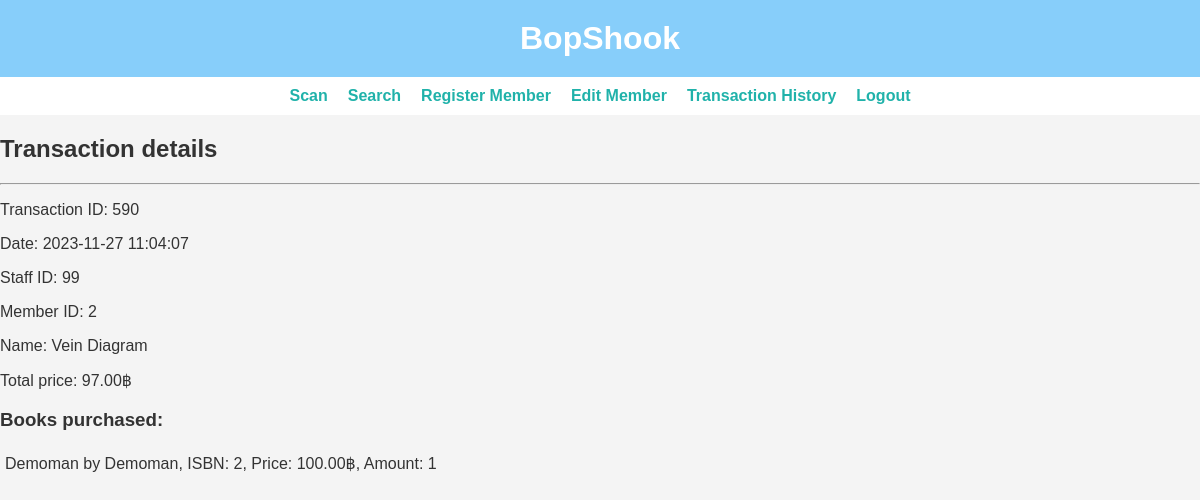
Screenshot of /Bokshoop/transaction_detail.php?transaction_id=590 (signed in) with the database file from the repository.
### tables this page shows
CREATE TABLE `transaction` (
  `transaction_id` int(11) NOT NULL,
  `staff_id` int(11) NOT NULL,
  `member_id` int(11) DEFAULT NULL,
  `totalprice` decimal(8,2) NOT NULL DEFAULT '0.00',
  `transaction_time` timestamp NOT NULL DEFAULT CURRENT_TIMESTAMP
);

CREATE TABLE `member` (
  `member_id` int(11) NOT NULL,
  `member_name` varchar(255) NOT NULL,
  `point` int(11) NOT NULL DEFAULT '0',
  `dob` date NOT NULL,
  `tel_no` varchar(15) DEFAULT NULL
);

CREATE TABLE `transaction_detail` (
  `transaction_id` int(11) NOT NULL,
  `isbn` varchar(13) NOT NULL,
  `amount` int(11) NOT NULL DEFAULT '1'
);

CREATE TABLE `stock` (
  `isbn` varchar(13) NOT NULL,
  `book_title` varchar(255) NOT NULL,
  `author` varchar(255) NOT NULL,
  `category` varchar(255) NOT NULL,
  `price` decimal(5,2) NOT NULL DEFAULT '0.00',
  `amount` int(11) NOT NULL DEFAULT '0'
);

### Bokshoop/transaction_detail.php (the view, shortened to what this page needs)
<?php
require_once("connect.php");
require_once("main.php");
?>
        <h2>Transaction details</h2>
        <hr>
        <?php
        if (isset($_GET['transaction_id'])) {
            $transactionId = $_GET['transaction_id'];
            $transactionDetailQuery = "SELECT td.amount, s.book_title, s.author, s.category, s.isbn, s.price
                                    FROM transaction_detail td
                                    INNER JOIN stock s ON td.isbn = s.isbn
                                    WHERE td.transaction_id = '$transactionId'";
            $transactionDetailResult = mysqli_query($connection, $transactionDetailQuery);
            $transactionQuery = "SELECT t.*, m.member_name
                                FROM transaction t
                                LEFT JOIN member m ON t.member_id = m.member_id
                                WHERE t.transaction_id = '$transactionId'";
            $transactionResult = mysqli_query($connection, $transactionQuery);
            if ($transactionResult && mysqli_num_rows($transactionResult) > 0) {
                $transaction = mysqli_fetch_assoc($transactionResult);
                if ($transaction['member_id'] == null){
                    $tranMem = "None";
                }
                else {
                    $tranMem = $transaction['member_id'];
                }
                echo "<p>Transaction ID: {$transaction['transaction_id']}</p>";
                echo "<p>Date: {$transaction['transaction_time']}</p>";
                echo "<p>Staff ID: {$transaction['staff_id']}</p>";
                echo "<p>Member ID: {$tranMem}</p>";
                if ($tranMem!="None"){
                    echo "<p>Name: {$transaction['member_name']}</p>";
                }
                echo "<p>Total price: {$transaction['totalprice']}฿</p>";
                if ($transactionDetailResult && mysqli_num_rows($transactionDetailResult) > 0) {
                    echo '<h3>Books purchased:</h3>';
                    echo '<ul style="display: flex; flex-direction: column;">';
                    while ($book = mysqli_fetch_assoc($transactionDetailResult)) {
                        echo '<li style = "margin: 5px;">';
                        echo "{$book['book_title']} by {$book['author']}, ISBN: {$book['isbn']}, Price: {$book['price']}฿, Amount: {$book['amount']}";
                        echo '</li>';
                    }
                    echo '</ul>';
                } else {
                    echo "No books purchased in this transaction yet.";
                }
            } else {
                echo "Transaction details not found.";
            }
        } else {
            echo "Transaction ID not provided.";
        }
        ?>
</body>

### Bokshoop/main.php (style rules this page uses)
body { font-family: 'Arial', sans-serif; margin: 0; padding: 0; background-color: #f4f4f4; color: #333; }
ul { list-style: none; padding: 0; margin: 0; display: flex; justify-content: center; }
li { margin: 0 10px; }

### rows the page displays
transaction: transaction_id "590", transaction_time "2023-11-27 11:04:07", staff "99", member "2", member.member_name "Vein Diagram", totalprice "97.00"
transaction_detail: isbn.book_title "Demoman", isbn.author "Demoman", isbn.isbn "2", isbn.price "100.00", amount "1"
